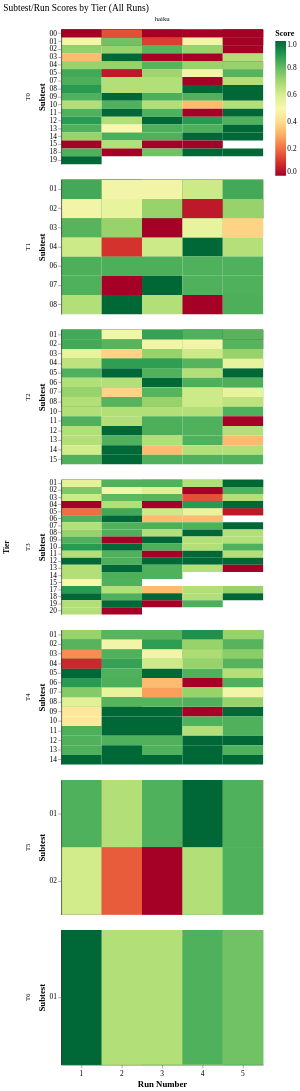

Vega-Lite specification for this chart:
### Vega-Lite specification from a JSON file in a GitHub repository (floating-point values rounded to 4 significant figures; data arrays with more than 128 entries replaced by an {"elided": "..."} marker saying what was removed)
{"config": {"font": "serif", "axis": {"labelFontSize": 11, "titleFontSize": 13, "gridColor": "#e0e0e0", "domainColor": "#333333"}, "legend": {"labelFontSize": 11, "titleFontSize": 12}, "title": {"fontSize": 14, "anchor": "start", "fontWeight": "normal"}, "view": {"stroke": null, "continuousWidth": 400, "continuousHeight": 300}, "mark": {"tooltip": true}}, "data": {"name": "data-d65f6e6978505f39efedc06fe9fb3650"}, "facet": {"column": {"field": "agent_model", "title": null, "type": "nominal"}, "row": {"field": "tier", "sort": ["T0", "T1", "T2", "T3", "T4", "T5", "T6"], "title": "Tier", "type": "ordinal"}}, "spec": {"mark": {"type": "rect"}, "encoding": {"color": {"field": "score", "scale": {"domain": [0, 1], "scheme": "redyellowgreen"}, "title": "Score", "type": "quantitative"}, "tooltip": [{"field": "tier", "title": "Tier", "type": "ordinal"}, {"field": "subtest", "title": "Subtest", "type": "ordinal"}, {"field": "run_number", "title": "Run", "type": "ordinal"}, {"field": "score", "format": ".3f", "title": "Score", "type": "quantitative"}], "x": {"axis": {"labelAngle": 0}, "field": "run_number", "title": "Run Number", "type": "ordinal"}, "y": {"field": "subtest", "sort": ["00", "01", "02", "03", "04", "05", "06", "07", "08", "09", "10", "11", "12", "13", "14", "15", "17", "18", "19", "20"], "title": "Subtest", "type": "ordinal"}}, "height": 200, "width": 300}, "resolve": {"scale": {"y": "independent"}}, "title": "Subtest/Run Scores by Tier (All Runs)", "$schema": "https://vega.github.io/schema/vega-lite/v6.1.0.json", "datasets": {"data-d65f6e6978505f39efedc06fe9fb3650": {"elided": "620 records"}}}
